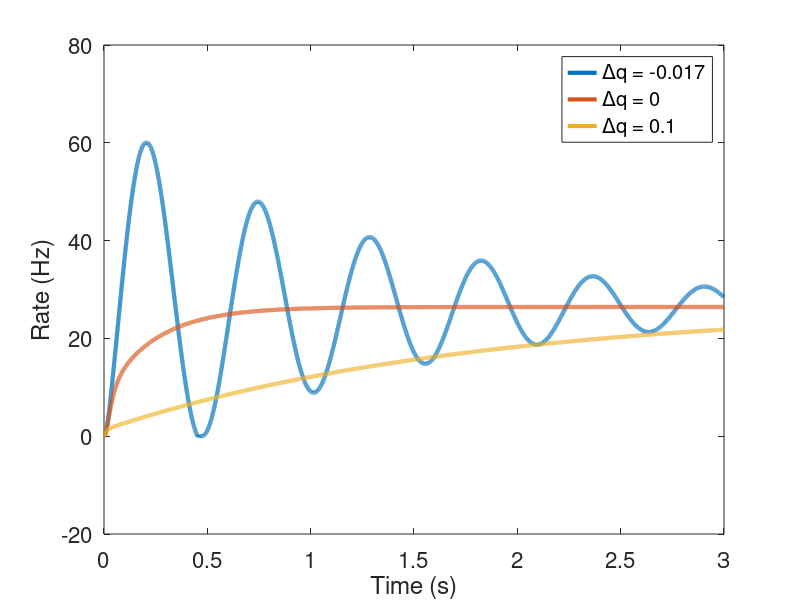

The MATLAB script that drew this image:
function [] = PLOS_figure1_rate()
%% Balanced Circuitry for Persistent Activity
%  Test an idea from my 08FEB2016 thesis committee meeting.  Can we
%  develop an experiment where we can separate out the impact of excitatory
%  inhibitory balance from temporal balance?

Io_type = 'const';
end_val = 0; % Tells event solver when to end the computation

I = 5;

q = 0.3;
w = 30.0;
k = 1.2;

te  = 0.02;
ti  = 0.01;
tee_a = 0.005;
tee_n = 0.1;
tie_a = 0.005;
tie_n = 0.1;
tei = 0.01;
tii = 0.01;

qdiff = [-0.017,0.0,0.1];


Jee = w;
Jei = k*w;
Jie = w;
Jii = k*w;
pv_hypo = -0.000;

qampa = 0.00;
qnmda = 0.00;

Jo  = [I;0;0;0;0;0;0;0];
tau = [1/te;zeros(7,1)];
Io_begin = 0;
Io_end = 5;
t0 = 0;
t_end = 3;
y0 = [0.00001;zeros(7,1)];

ye = cell(length(qdiff),1);
yi = cell(length(qdiff),1);
yt = cell(length(qdiff),1);
y_leg = cell(length(qdiff),1);
for i = 1:length(qdiff)
    qdiff1 = qdiff(i);
    qdiff2 = 0.0;
    A = [-1/te,0,((1-q)-qdiff1+qampa)*(Jee)/te,(q+qdiff1+qnmda)*(Jee)/te,0,0,-Jei/te,0;...
         0,-1/ti,0,0,((1-q)+pv_hypo-qdiff2)*Jie/ti,(q+qdiff2)*Jie/ti,0,-Jii/ti;...
         1/tee_a,0,-1/tee_a,0,0,0,0,0;...
         1/tee_n,0,0,-1/tee_n,0,0,0,0;...
         1/tie_a,0,0,0,-1/tie_a,0,0,0;...
         1/tie_n,0,0,0,0,-1/tie_n,0,0;...
         0,1/tei,0,0,0,0,-1/tei,0;...
         0,1/tii,0,0,0,0,0,-1/tii];

    [U,T]=schur(A)
    cond(A)
    rank(A)
    sprank(A)
    t_past = [];
    tspan = [t0 t_end]; 
    options = odeset('MaxStep',0.001,'NonNegative',1:2);
    [T,Y] = ode45(@odefun,tspan,y0,options);

    ye{i} = Y(:,1);
    yi{i} = Y(:,2);
    yt{i} = T;
    y_leg{i} = ['{\Delta}q = ', num2str(qdiff(i))];
end


figure('color','w')
for i = 1:length(ye)
    plot(yt{i},ye{i},'LineWidth',3.0)
    hold on
%     equilib = I/(1-w+(k*w^2/(1+k*w)));
%     plot([T(1),T(end)],[equilib,equilib],'k--')
end
xlabel('Time (s)','FontSize',20)
ylabel('Rate (Hz)','FontSize',20)
set(gca,'fontsize',16)
legend(y_leg{:})

% figure
% plot(T,Y(:,3)*((1-q)-qdiff1)*(Jee)+Y(:,4)*(q+qdiff1)*(Jee)-Y(:,7)*Jei-3)

% input_const(0.1)
% input_const(0.05)

% figure
% plot(yt{2},ye{2})
% hold on
% plot(yt{2},yi{2})
% xlabel('Time (s)')
% ylabel('Rate (Hz)')
% legend('E','I')


function dy = odefun(t,y)
    if t > Io_end && end_val == 0
        end_val = y(1); 
    end
    
    if strcmp(Io_type,'pulse')
        Io = input_pulse(t);
    elseif strcmp(Io_type,'const')
        Io = input_const(t);
    end
    B=A;
%     if t>1
%         qie = 0.5*(1-p);
%         qee = 0.5*(1+p);
%         B(1,3)=x1*(1-qee)*Jee/(te);
%         B(1,4)=x2*qee*Jee/(te);
%         B(2,5)=x2*(1-qie)*Jie/(ti);
%         B(2,6)=x1*qie*Jie/(ti);
%     end
    dy =  B * y + tau .* Jo .* Io ;
    t_past = [t_past,t];
end


function Io = input_pulse(t)
    x = @(s)1*(exp(-s/0.1)-exp(-s/0.02));

    if t >= Io_begin
        Io = [x(t-Io_begin);x(t-Io_begin);0;0;0;0;0;0];
    else
        Io = [zeros(8,1)];
    end
end


function Io = input_const(t)
    if t >= Io_begin && t <= Io_end
        Io = [(sigmf(t,[100,Io_begin])-0.5)*2;0;0;0;0;0;0;0];
    elseif t > Io_end
        Io = [sigmf(t,[-100,Io_end])*2;0;0;0;0;0;0;0];
    end
end

end


















